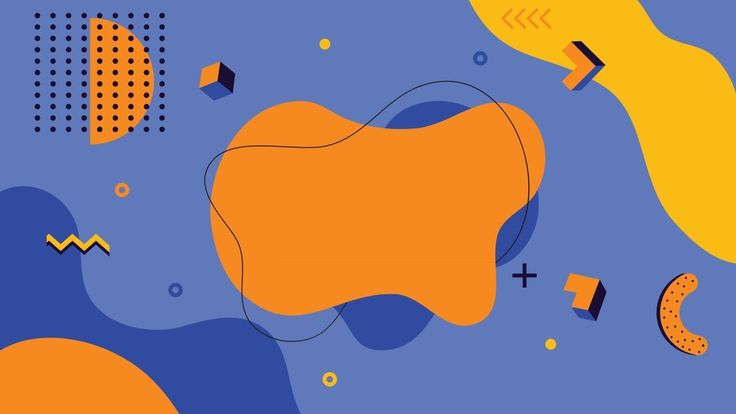
#> input picture src/color.jpg, 736 x 414 px
$ jupyter execute Lesson3.ipynb
#> lines starting #> are read from the running program, lines starting #| are printed output that depends on the picture; after the words box and inside, x2 and y2 are one past the last pixel; in counts of white or black regions, pixels touching at a corner belong together
### کتابخانه‌ها

ابتدا کتابخانه‌های مورد نیاز برای پردازش تصویر بارگذاری می‌شوند.

[cell 1]
import cv2 as cv

###  بارگذاری تصویر اصلی

تصویر رنگی اصلی را از مسیر مشخص شده بارگذاری می‌کنیم. گزینه `cv.IMREAD_COLOR` تصویر را به صورت رنگی (BGR) بارگذاری می‌کند.

[cell 2]
img = cv.imread('../src/color.jpg', cv.IMREAD_COLOR) # Orginal image
#> img is the input picture: shape (414, 736, 3); mean B, G, R 127.3, 124.5, 141.9

### تبدیل تصویر به خاکستری

در این مرحله، تصویر اصلی را به حالت خاکستری (سیاه و سفید) تبدیل می‌کنیم. این تبدیل با استفاده از `cv.cvtColor` انجام می‌شود.

[cell 3]
img_gray = cv.cvtColor(img, cv.COLOR_BGR2GRAY) # Convert orginal imgae to gray
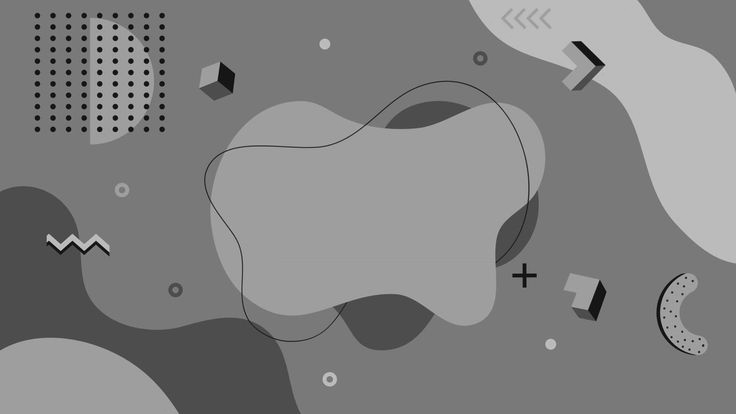
#> img_gray: shape (414, 736); min 3, max 210, mean 130.1

### ایجاد تغییرات در ناحیه‌ای از تصویر

در اینجا یک کپی از تصویر اصلی ایجاد کرده و با استفاده از مختصات مشخص‌شده، یک ناحیه از تصویر را به رنگ سیاه تغییر می‌دهیم.

[cell 4]
img_change_color = cv.imread('../src/color.jpg', cv.IMREAD_COLOR)
img_change_color[50:250, 250:500] = [0,0,0] # Blackout the selected region
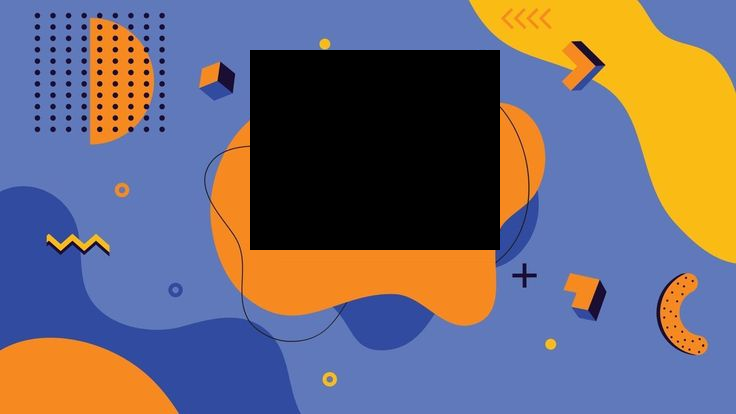
#> img_change_color: shape (414, 736, 3); 16.41% of pixels changed, all inside (x1, y1, x2, y2) = (250, 50, 500, 250)

### برش ناحیه‌ای از تصویر خاکستری

یک ناحیه‌ی انتخاب شده از تصویر خاکستری را جدا می‌کنیم. این ناحیه شامل مختصات پیکسل‌های ۵۰ تا ۲۵۰ در محور y و ۲۵۰ تا ۵۰۰ در محور x است.

[cell 5]
img_cut = img_gray [50:250, 250:500] # Create a cropped version of grayscale image
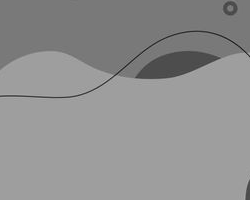
#> img_cut: shape (200, 250); min 24, max 180, mean 143.9

### کپی و چسباندن ناحیه‌ای از تصویر

در این قسمت، یک ناحیه از تصویر را از یک بخش کپی کرده و در ناحیه‌ی دیگری از تصویر قرار می‌دهیم. این تکنیک برای انتقال نواحی از یک بخش تصویر به بخش دیگر استفاده می‌شود.

[cell 6]
img[50:250, 250:500] = img[200:400, 450:700] # Copy a region from one area of the image to another area
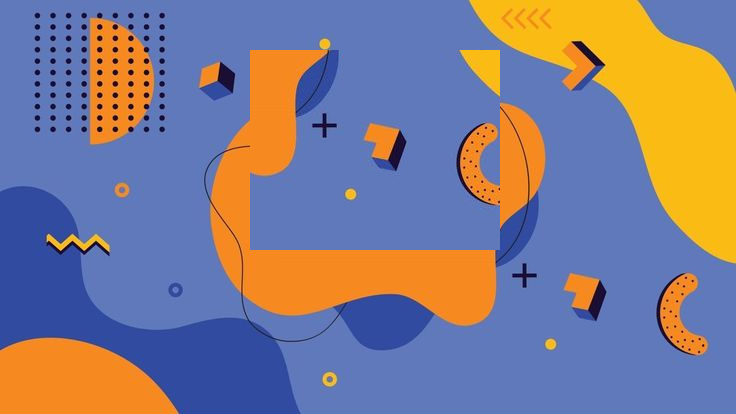
#> img: shape (414, 736, 3); 14.77% of pixels changed, all inside (x1, y1, x2, y2) = (250, 50, 500, 250)

### استخراج کانال‌های رنگی آبی، سبز و قرمز

کانال‌های رنگی آبی، سبز و قرمز از تصویر استخراج می‌شوند. هر کانال نشان‌دهنده یکی از سه رنگ اصلی است. همچنین با دستور `cv.split(img)` نیز می‌توان کانال‌ها را جدا کرد.

[cell 7]
# BGR
b = img[:,:,0] # Get blue
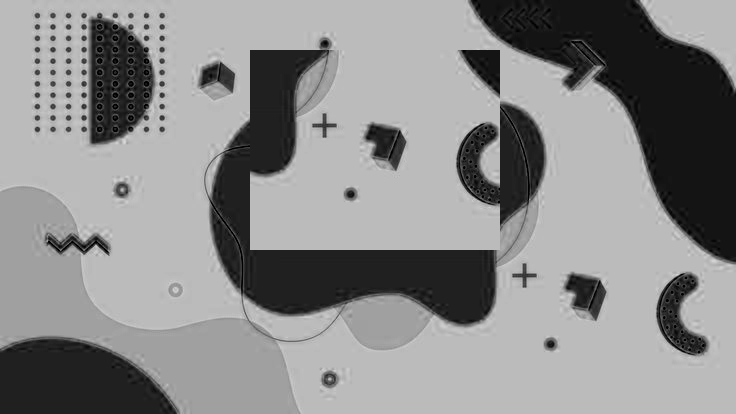
#> b: shape (414, 736); min 0, max 216, mean 139
g = img[:,:,1] # Get green
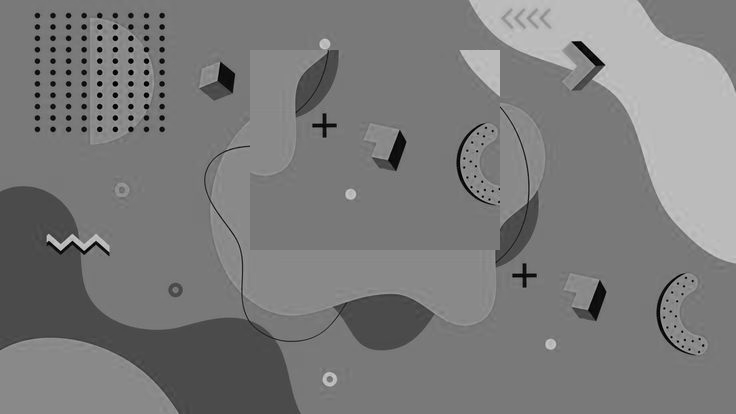
#> g: shape (414, 736); min 0, max 211, mean 123.2
r = img[:,:,2] # Get red
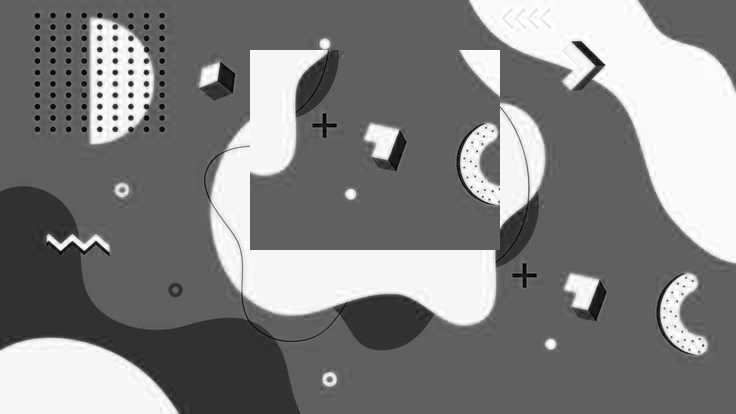
#> r: shape (414, 736); min 0, max 255, mean 130.1

# or >> b,g,r = cv.split(img)

### ادغام کانال‌های رنگی به تصویر BGR

در این مرحله، کانال‌های رنگی جدا شده را دوباره با هم ترکیب کرده و یک تصویر رنگی BGR جدید ایجاد می‌کنیم.

[cell 8]
img_merg = cv.merge((b,g,r)) # Merge color channels into BGR image

### نمایش تصاویر مختلف

با استفاده از `cv.imshow`، تصاویر مختلف (تصویر اصلی، خاکستری، برش‌خورده، تغییر رنگ یافته، کانال‌های رنگی آبی، سبز و قرمز و تصویر نهایی ادغام‌شده) نمایش داده می‌شوند. `cv.waitKey(0)` پنجره‌ها را باز نگه می‌دارد تا زمانی که یک کلید فشرده شود و `cv.destroyAllWindows()` تمام پنجره‌ها را می‌بندد.

[cell 9]
cv.imshow('IMAGE', img)
cv.imshow('IMAGE GRAY', img_gray)
cv.imshow('IMAGE CUT', img_cut)
cv.imshow('IMAGE CHANGE COLOR', img_change_color)
cv.imshow('BLUE', b)
cv.imshow('GREEN', g)
cv.imshow('RED', r)
cv.imshow('MERGE COLOR', img_merg)
cv.waitKey(0)
cv.destroyAllWindows()

### ابعاد تصویر

این دستور ابعاد تصویر (ارتفاع، عرض و تعداد کانال‌ها) را نمایش می‌دهد.

[cell 10]
img.shape # Get image dimension
#> Out = (414, 736, 3)

### محاسبه تعداد کل عناصر تصویر

تعداد کل عناصر (پیکسل‌ها ضرب‌در تعداد کانال‌ها) در تصویر محاسبه می‌شود.

[cell 11]
img.size # Total number of elements (pixels × channels)
#> Out = 914112
